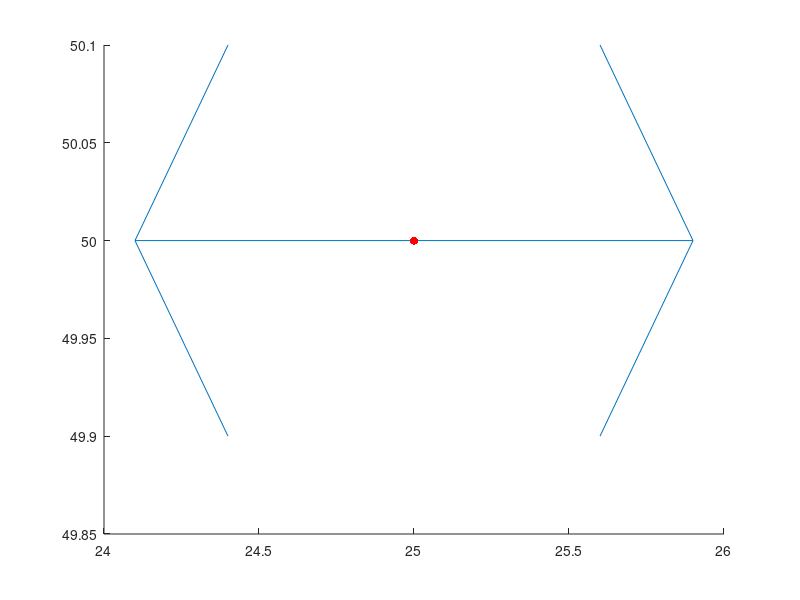

Write MATLAB code to recreate this figure. (Note: this script raises an error after producing the figure.)
clear; close all; clc;

X = [25,50;
     25,50];
 
V = [1,0;
     -1,0];
 
scatter(X(:,1), X(:,2), 'r', 'filled')
hold on
quiver(X(:,1), X(:,2), V(:,1), V(:,2))
 
sigma = 5.;
my_kernel = velocity_directed('sigma', sigma, 'v_field', {V,V}, 'weight', 0.7);
my_kernel.kernel(X,X)

%%
% load 2as_3t.mat
% 
% dim = 2;
% preprocess_options = struct('center_data', false,...
%                             'calc_vel', true, ...
%                             'tol_cutting', 1e-4, ... % 0.01
%                             'smooth_window', 25 ...
%                         );
%                         
% [X, ~, ~, T, ~] = ProcessDemos(demo, demo_struct, dim, preprocess_options);
% x = X(1:dim, :)';
% v = X(dim+1:2*dim, :)';
% t = X(end-2,:)';
% dt = X(end-1,:)';
% l = X(end,:)';
% 
% [max_d, index] = max(vecnorm(v,2,2).*dt);
% scale = 1;
% sigma = scale*max_d;
% 
% draw_options = struct('plot_pos', true, ...
%                       'plot_vel', false ...
%                       );
%                   
% DrawData(X, T, draw_options);
% hold on;
% scatter(x(index,1), x(index,2), 'b', 'filled')
% scatter(x(index+1,1), x(index+1,2), 'y', 'filled')
% 
% myrbf = rbf('sigma', sigma);
% mycosine = cosine;
% mycosine.set_data(v,v);
% mycosine.plot_gramian;
% 
% myvel = velocity_directed('sigma', sigma, 'v_field', {v,v});
% myvel.set_data(x,x);